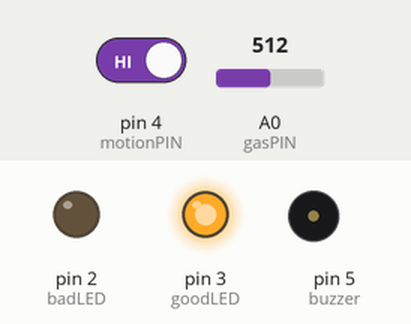
This sketch was run on a simulated Arduino Uno, built with avr-gcc and run on an emulated ATmega328P. On the bench: output pins drawn as LEDs (lit = HIGH), buzzer (waves = sounding, pin HIGH). The test bench sets the inputs (shaded band); at power-on: pin 4 (motionPIN) HIGH, A0 (gasPIN) = 512. What the sketch prints to the serial monitor is not drawn.

Above: at 1.2 s.
1.3 s: pin 4 (motionPIN) driven LOW
At 1.7 s:
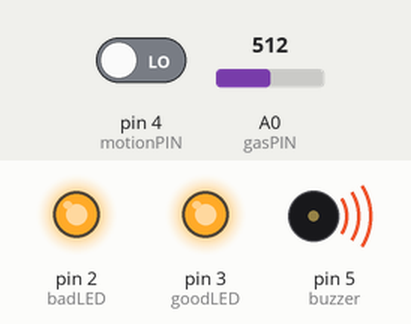
2.8 s: pin 4 (motionPIN) driven HIGH
At 4.1 s:
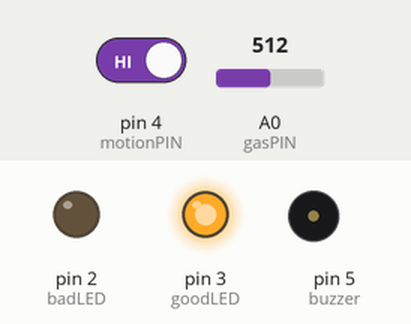
Timing chart, 0 to 5.8 s (numbered marks = the images above; inputs shaded):
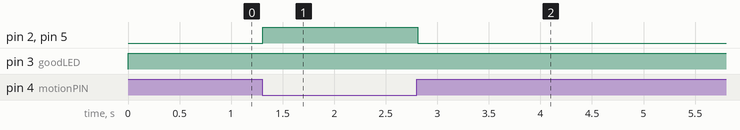

Measured:
- after the input at 1.3 s, pin 2 (badLED), pin 5 (buzzer): LOW → HIGH at once
- after the input at 2.8 s, pin 2 (badLED), pin 5 (buzzer): HIGH → LOW at once

The sketch:

krish_gas_leak_sensor.ino
```cpp
int badLED = 2; // choose the pin for the all-good LED
int goodLED = 3; // choose the pin for gas-leaked LED
int motionPIN = 4; // choose the input pin (for PIR sensor)
int gasPIN = A0;
int gasThresh = 500;
int motion = 0;
int dgas = 0;
int buzzer = 5; // Set up a speaker on a PWM pin (digital 9, 10, or 11)

void setup()
{
    pinMode(badLED, OUTPUT); // declare badLED as output
    pinMode(goodLED, OUTPUT); // declare goodLED as output
    pinMode(motionPIN, INPUT); // declare motion sensor as input
    pinMode(gasPIN, INPUT); // declare gas sensor as input
    pinMode(buzzer, OUTPUT); // declare buzzer as output
    Serial.begin(9600); // junior stark
}

void loop()
{
    dgas = analogRead(gasPIN); // read gas
    motion = digitalRead(motionPIN); // read motion

    Serial.println(dgas); // print the gas value for debugging

    if (motion != 1){ // check if no-one is bothering
      if (dgas >= gasThresh){ // check if gas is leaking

          digitalWrite(badLED, HIGH); // turn LED ON
          digitalWrite(buzzer, HIGH); // turn ON the buzzer
      }
    }

    else{
      digitalWrite(badLED, LOW); // turn bad LED OFF
      digitalWrite(buzzer, LOW); // turn OFF the buzzer
      digitalWrite(goodLED, HIGH); // turn the good LED ON
    }
}
```
